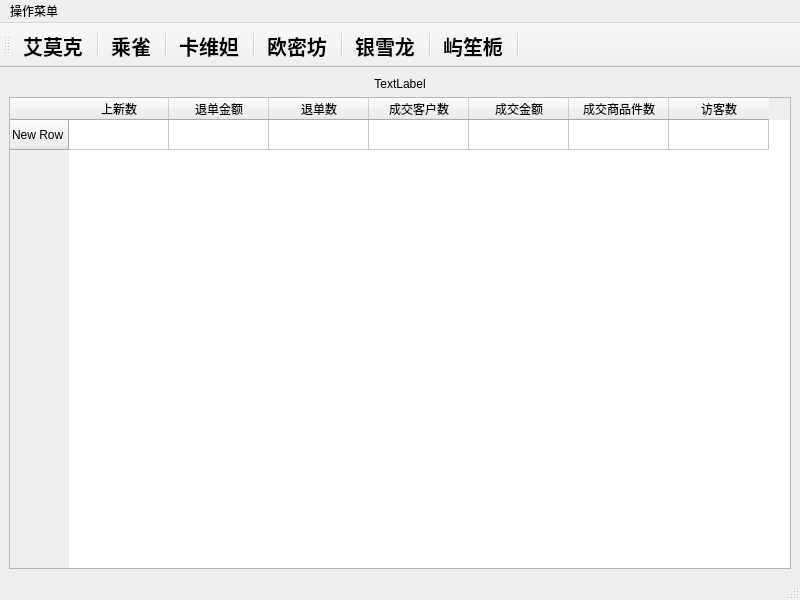
<?xml version="1.0" encoding="UTF-8"?>
<ui version="4.0">
 <class>MainWindow</class>
 <widget class="QMainWindow" name="MainWindow">
  <property name="geometry">
   <rect>
    <x>0</x>
    <y>0</y>
    <width>800</width>
    <height>600</height>
   </rect>
  </property>
  <property name="minimumSize">
   <size>
    <width>0</width>
    <height>0</height>
   </size>
  </property>
  <property name="windowTitle">
   <string>MainWindow</string>
  </property>
  <widget class="QWidget" name="centralwidget">
   <layout class="QVBoxLayout" name="verticalLayout">
    <item>
     <widget class="QLabel" name="label">
      <property name="text">
       <string>TextLabel</string>
      </property>
      <property name="alignment">
       <set>Qt::AlignCenter</set>
      </property>
     </widget>
    </item>
    <item>
     <widget class="QTableWidget" name="tableWidget">
      <row>
       <property name="text">
        <string>New Row</string>
       </property>
      </row>
      <column>
       <property name="text">
        <string>上新数</string>
       </property>
      </column>
      <column>
       <property name="text">
        <string>退单金额</string>
       </property>
      </column>
      <column>
       <property name="text">
        <string>退单数</string>
       </property>
      </column>
      <column>
       <property name="text">
        <string>成交客户数</string>
       </property>
      </column>
      <column>
       <property name="text">
        <string>成交金额</string>
       </property>
      </column>
      <column>
       <property name="text">
        <string>成交商品件数</string>
       </property>
      </column>
      <column>
       <property name="text">
        <string>访客数</string>
       </property>
      </column>
     </widget>
    </item>
   </layout>
  </widget>
  <widget class="QMenuBar" name="menubar">
   <property name="geometry">
    <rect>
     <x>0</x>
     <y>0</y>
     <width>800</width>
     <height>24</height>
    </rect>
   </property>
   <widget class="QMenu" name="menu">
    <property name="title">
     <string>操作菜单</string>
    </property>
    <widget class="QMenu" name="menu_2">
     <property name="title">
      <string>重置数据</string>
     </property>
     <addaction name="separator"/>
     <addaction name="resetEAction"/>
     <addaction name="separator"/>
     <addaction name="resetCAction"/>
     <addaction name="separator"/>
     <addaction name="resetKAction"/>
     <addaction name="separator"/>
     <addaction name="resetOAction"/>
     <addaction name="separator"/>
     <addaction name="resetYinAction"/>
     <addaction name="separator"/>
     <addaction name="resetYuAction"/>
    </widget>
    <widget class="QMenu" name="menuType_Here">
     <property name="title">
      <string>Type Here</string>
     </property>
    </widget>
    <addaction name="separator"/>
    <addaction name="menu_2"/>
    <addaction name="separator"/>
    <addaction name="exportAction"/>
    <addaction name="separator"/>
    <addaction name="importSPUAction"/>
    <addaction name="menuType_Here"/>
   </widget>
   <addaction name="menu"/>
  </widget>
  <widget class="QStatusBar" name="statusbar"/>
  <widget class="QToolBar" name="toolBar">
   <property name="minimumSize">
    <size>
     <width>0</width>
     <height>50</height>
    </size>
   </property>
   <property name="font">
    <font>
     <stylestrategy>PreferDefault</stylestrategy>
    </font>
   </property>
   <property name="windowTitle">
    <string>toolBar</string>
   </property>
   <property name="toolButtonStyle">
    <enum>Qt::ToolButtonTextBesideIcon</enum>
   </property>
   <attribute name="toolBarArea">
    <enum>TopToolBarArea</enum>
   </attribute>
   <attribute name="toolBarBreak">
    <bool>false</bool>
   </attribute>
   <addaction name="emokeAction"/>
   <addaction name="separator"/>
   <addaction name="chengAction"/>
   <addaction name="separator"/>
   <addaction name="kaAction"/>
   <addaction name="separator"/>
   <addaction name="ouAction_4"/>
   <addaction name="separator"/>
   <addaction name="yinAction_5"/>
   <addaction name="separator"/>
   <addaction name="yuAction_6"/>
   <addaction name="separator"/>
  </widget>
  <action name="emokeAction">
   <property name="icon">
    <iconset resource="resource.qrc">
     <normaloff>:/image/image/lingdang.png</normaloff>:/image/image/lingdang.png</iconset>
   </property>
   <property name="text">
    <string>艾莫克</string>
   </property>
   <property name="font">
    <font>
     <pointsize>15</pointsize>
     <weight>75</weight>
     <bold>true</bold>
    </font>
   </property>
  </action>
  <action name="chengAction">
   <property name="icon">
    <iconset resource="resource.qrc">
     <normaloff>:/image/image/C.png</normaloff>:/image/image/C.png</iconset>
   </property>
   <property name="text">
    <string>乘雀</string>
   </property>
   <property name="toolTip">
    <string>乘雀</string>
   </property>
   <property name="font">
    <font>
     <pointsize>15</pointsize>
     <weight>75</weight>
     <bold>true</bold>
    </font>
   </property>
  </action>
  <action name="kaAction">
   <property name="icon">
    <iconset resource="resource.qrc">
     <normaloff>:/image/image/K.png</normaloff>:/image/image/K.png</iconset>
   </property>
   <property name="text">
    <string>卡维妲</string>
   </property>
   <property name="toolTip">
    <string>卡维妲</string>
   </property>
   <property name="font">
    <font>
     <pointsize>15</pointsize>
     <weight>75</weight>
     <bold>true</bold>
    </font>
   </property>
  </action>
  <action name="ouAction_4">
   <property name="icon">
    <iconset resource="resource.qrc">
     <normaloff>:/image/image/a-o.png</normaloff>:/image/image/a-o.png</iconset>
   </property>
   <property name="text">
    <string>欧密坊</string>
   </property>
   <property name="toolTip">
    <string>欧密坊</string>
   </property>
   <property name="font">
    <font>
     <pointsize>15</pointsize>
     <weight>75</weight>
     <bold>true</bold>
    </font>
   </property>
  </action>
  <action name="yinAction_5">
   <property name="icon">
    <iconset resource="resource.qrc">
     <normaloff>:/image/image/Y.png</normaloff>:/image/image/Y.png</iconset>
   </property>
   <property name="text">
    <string>银雪龙</string>
   </property>
   <property name="toolTip">
    <string>银雪龙</string>
   </property>
   <property name="font">
    <font>
     <pointsize>15</pointsize>
     <weight>75</weight>
     <italic>false</italic>
     <bold>true</bold>
    </font>
   </property>
  </action>
  <action name="yuAction_6">
   <property name="icon">
    <iconset resource="resource.qrc">
     <normaloff>:/image/image/yao.png</normaloff>:/image/image/yao.png</iconset>
   </property>
   <property name="text">
    <string>屿笙栀</string>
   </property>
   <property name="toolTip">
    <string>屿笙栀</string>
   </property>
   <property name="font">
    <font>
     <pointsize>15</pointsize>
     <weight>75</weight>
     <bold>true</bold>
    </font>
   </property>
  </action>
  <action name="resetEAction">
   <property name="icon">
    <iconset resource="resource.qrc">
     <normaloff>:/image/image/lingdang.png</normaloff>:/image/image/lingdang.png</iconset>
   </property>
   <property name="text">
    <string>重置艾莫克</string>
   </property>
   <property name="font">
    <font>
     <pointsize>15</pointsize>
     <weight>75</weight>
     <bold>true</bold>
    </font>
   </property>
  </action>
  <action name="resetCAction">
   <property name="icon">
    <iconset resource="resource.qrc">
     <normaloff>:/image/image/C.png</normaloff>:/image/image/C.png</iconset>
   </property>
   <property name="text">
    <string>重置乘雀</string>
   </property>
   <property name="toolTip">
    <string>乘雀</string>
   </property>
   <property name="font">
    <font>
     <pointsize>15</pointsize>
     <weight>75</weight>
     <bold>true</bold>
    </font>
   </property>
  </action>
  <action name="resetKAction">
   <property name="icon">
    <iconset resource="resource.qrc">
     <normaloff>:/image/image/K.png</normaloff>:/image/image/K.png</iconset>
   </property>
   <property name="text">
    <string>重置卡维妲</string>
   </property>
   <property name="toolTip">
    <string>卡维妲</string>
   </property>
   <property name="font">
    <font>
     <pointsize>15</pointsize>
     <weight>75</weight>
     <bold>true</bold>
    </font>
   </property>
  </action>
  <action name="resetOAction">
   <property name="icon">
    <iconset resource="resource.qrc">
     <normaloff>:/image/image/a-o.png</normaloff>:/image/image/a-o.png</iconset>
   </property>
   <property name="text">
    <string>重置欧密坊</string>
   </property>
   <property name="toolTip">
    <string>欧密坊</string>
   </property>
   <property name="font">
    <font>
     <pointsize>15</pointsize>
     <weight>75</weight>
     <bold>true</bold>
    </font>
   </property>
  </action>
  <action name="resetYinAction">
   <property name="icon">
    <iconset resource="resource.qrc">
     <normaloff>:/image/image/Y.png</normaloff>:/image/image/Y.png</iconset>
   </property>
   <property name="text">
    <string>重置银雪龙</string>
   </property>
   <property name="toolTip">
    <string>银雪龙</string>
   </property>
   <property name="font">
    <font>
     <pointsize>15</pointsize>
     <weight>75</weight>
     <italic>false</italic>
     <bold>true</bold>
    </font>
   </property>
  </action>
  <action name="resetYuAction">
   <property name="icon">
    <iconset resource="resource.qrc">
     <normaloff>:/image/image/yao.png</normaloff>:/image/image/yao.png</iconset>
   </property>
   <property name="text">
    <string>重置屿笙栀</string>
   </property>
   <property name="toolTip">
    <string>屿笙栀</string>
   </property>
   <property name="font">
    <font>
     <pointsize>15</pointsize>
     <weight>75</weight>
     <bold>true</bold>
    </font>
   </property>
  </action>
  <action name="exportAction">
   <property name="icon">
    <iconset resource="resource.qrc">
     <normaloff>:/image/image/daochu.png</normaloff>:/image/image/daochu.png</iconset>
   </property>
   <property name="text">
    <string>一键导出</string>
   </property>
  </action>
  <action name="importSPUAction">
   <property name="icon">
    <iconset resource="resource.qrc">
     <normaloff>:/image/image/daoru.png</normaloff>:/image/image/daoru.png</iconset>
   </property>
   <property name="text">
    <string>导入SPU</string>
   </property>
  </action>
 </widget>
 <resources>
  <include location="resource.qrc"/>
 </resources>
 <connections/>
</ui>
